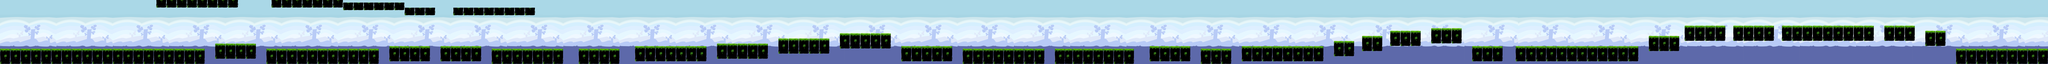

A level layout from a 2D game, rendered from its tile map. Below: a short description, then the map file with tile-grid data replaced by summaries:
An orthogonal 800x25 tile map with 32x32 px tiles, 2 tile layers (Background, Wall) and 127 objects.

<map version="1.0" orientation="orthogonal" width="800" height="25" tilewidth="32" tileheight="32">
 <tileset firstgid="1" name="tilemap5.5" tilewidth="32" tileheight="32">
  <image source="tilemap5.5.png" width="832" height="768" />
 </tileset>
 <layer name="Background" width="800" height="25">
  <data>[20000 cells, 20000 non-empty, 528 distinct tile ids]</data>
 </layer>
 <layer name="Wall" width="800" height="25">
  <data>[20000 cells, 4482 non-empty, 24 distinct tile ids]</data>
 </layer>
 <objectgroup name="Collision" width="800" height="25">
  <object x="-1" y="610" width="2560" height="188" />
  <object x="2693" y="545" width="508" height="253" />
  <object x="3331" y="610" width="1405" height="187" />
  <object x="4863" y="575" width="512" height="192" />
  <object x="5506" y="576" width="512" height="192" />
  <object x="6147" y="609" width="892" height="188" />
  <object x="7235" y="611" width="508" height="185" />
  <object x="8964" y="545" width="635" height="189" />
  <object x="9730" y="481" width="639" height="189" />
  <object x="10493" y="416" width="640" height="189" />
  <object x="11268" y="577" width="635" height="190" />
  <object x="12036" y="610" width="1017" height="187" />
  <object x="13188" y="610" width="985" height="188" />
  <object x="14371" y="577" width="512" height="189" />
  <object x="15012" y="608" width="379" height="189" />
  <object x="15525" y="575" width="1019" height="192" />
  <object x="16675" y="514" width="255" height="188" />
  <object x="17023" y="447" width="256" height="190" />
  <object x="17381" y="383" width="377" height="189" />
  <object x="17892" y="351" width="380" height="190" />
  <object x="18403" y="577" width="381" height="188" />
  <object x="18950" y="578" width="1527" height="188" />
  <object x="7938" y="574" width="894" height="192" />
  <object x="20611" y="450" width="380" height="186" />
  <object x="21057" y="321" width="510" height="187" />
  <object x="21664" y="320" width="509" height="188" />
  <object x="22274" y="320" width="1145" height="188" />
  <object x="24453" y="609" width="1147" height="188" />
  <object x="24065" y="384" width="256" height="190" />
  <object x="23551" y="322" width="381" height="186" />
  <object x="1952" y="0" width="1024" height="96" />
  <object x="3392" y="0" width="896" height="96" />
  <object x="4288" y="32" width="768" height="96" />
  <object x="5056" y="96" width="384" height="96" />
  <object x="5664" y="96" width="1024" height="96" />
 </objectgroup>
 <objectgroup name="Coin" width="800" height="25">
  <object x="254" y="448" />
  <object x="382" y="447" />
  <object x="511" y="447" />
  <object x="638" y="447" />
  <object x="20383" y="194" />
  <object x="17598" y="289" />
  <object x="20140" y="222" />
  <object x="19940" y="224" />
  <object x="19715" y="226" />
  <object x="19327" y="224" />
  <object x="19071" y="223" />
  <object x="18683" y="223" />
  <object x="18493" y="224" />
  <object x="16767" y="416" />
  <object x="17151" y="352" />
  <object x="18078" y="259" />
  <object x="16286" y="482" />
  <object x="15711" y="481" />
  <object x="15103" y="546" />
  <object x="15263" y="547" />
  <object x="14493" y="447" />
  <object x="14719" y="450" />
  <object x="13917" y="544" />
  <object x="14046" y="482" />
  <object x="13384" y="563" />
  <object x="13577" y="565" />
  <object x="12761" y="543" />
  <object x="12962" y="543" />
  <object x="12190" y="514" />
  <object x="12353" y="516" />
  <object x="11870" y="388" />
  <object x="11442" y="390" />
  <object x="10591" y="321" />
  <object x="10688" y="257" />
  <object x="10784" y="194" />
  <object x="10881" y="257" />
  <object x="10978" y="322" />
  <object x="9822" y="388" />
  <object x="9923" y="318" />
  <object x="10156" y="319" />
  <object x="10268" y="388" />
  <object x="9053" y="451" />
  <object x="9245" y="449" />
  <object x="9471" y="449" />
  <object x="8704" y="482" />
  <object x="8356" y="478" />
  <object x="8188" y="477" />
  <object x="8031" y="479" />
  <object x="7358" y="515" />
  <object x="7615" y="515" />
  <object x="6464" y="514" />
  <object x="6783" y="514" />
  <object x="6080" y="483" />
  <object x="5695" y="482" />
  <object x="5870" y="481" />
  <object x="5440" y="481" />
  <object x="4448" y="541" />
  <object x="4637" y="541" />
  <object x="4798" y="482" />
  <object x="3295" y="386" />
  <object x="3456" y="449" />
  <object x="3617" y="511" />
  <object x="3809" y="514" />
  <object x="4064" y="514" />
  <object x="2817" y="352" />
  <object x="2943" y="353" />
  <object x="3069" y="353" />
  <object x="2463" y="449" />
  <object x="768" y="446" />
  <object x="834" y="387" />
  <object x="1023" y="387" />
  <object x="1118" y="453" />
  <object x="1377" y="449" />
  <object x="1566" y="447" />
  <object x="1792" y="419" />
  <object x="20799" y="226" />
  <object x="21197" y="224" />
  <object x="21410" y="221" />
  <object x="21794" y="223" />
  <object x="22053" y="225" />
  <object x="22368" y="226" />
  <object x="22620" y="222" />
  <object x="22881" y="222" />
  <object x="23199" y="226" />
  <object x="23392" y="161" />
  <object x="23741" y="224" />
  <object x="24191" y="288" />
 </objectgroup>
 <objectgroup name="Coin1" width="800" height="25">
  <object x="928" y="317" />
  <object x="4964" y="416" />
  <object x="14300" y="409" />
 </objectgroup>
 <objectgroup name="Coin2" width="800" height="25">
  <object x="7869" y="414" />
  <object x="10043" y="245" />
 </objectgroup>
 <objectgroup name="Coin3" width="800" height="25" />
</map>
